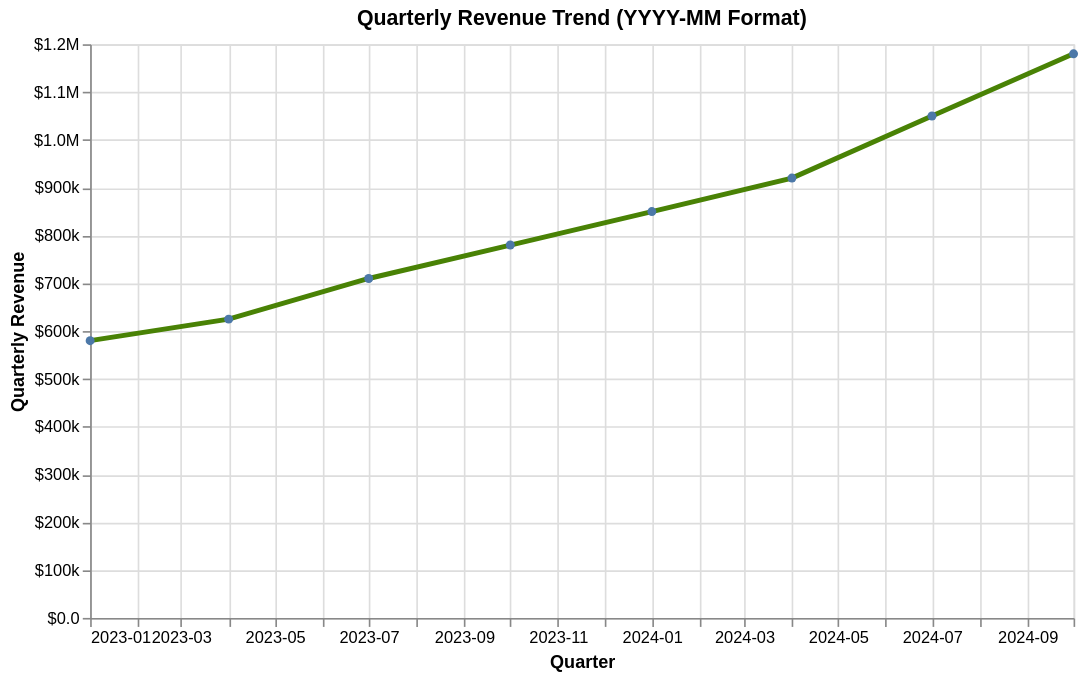

Write the Vega-Lite specification saved for this chart.
### Vega-Lite specification from a JSON file in a GitHub repository (floating-point values rounded to 4 significant figures)
{"$schema": "https://vega.github.io/schema/vega-lite/v6.json", "description": "Quarterly revenue with year-month formatting", "width": 600, "height": 350, "data": {"values": [{"period": "2023-01-01", "revenue": 580000}, {"period": "2023-04-01", "revenue": 625000}, {"period": "2023-07-01", "revenue": 710000}, {"period": "2023-10-01", "revenue": 780000}, {"period": "2024-01-01", "revenue": 850000}, {"period": "2024-04-01", "revenue": 920000}, {"period": "2024-07-01", "revenue": 1050000}, {"period": "2024-10-01", "revenue": 1180000}]}, "mark": {"type": "line", "point": true, "strokeWidth": 3, "color": "#498205"}, "encoding": {"x": {"field": "period", "type": "temporal", "axis": {"title": "Quarter", "format": "%Y-%m"}}, "y": {"field": "revenue", "type": "quantitative", "axis": {"title": "Quarterly Revenue", "format": "$,.2s"}}}, "title": "Quarterly Revenue Trend (YYYY-MM Format)"}
